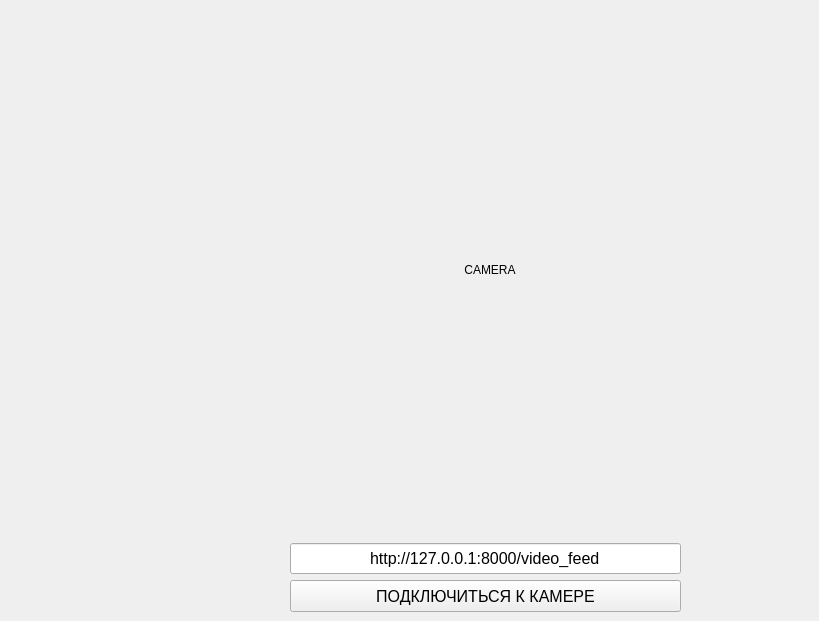
    <widget class="QWidget" name="tabVision">
     <attribute name="title">
      <string>Трансляция</string>
     </attribute>
     <widget class="QLabel" name="lblCamera">
      <property name="geometry">
       <rect>
        <x>170</x>
        <y>30</y>
        <width>640</width>
        <height>480</height>
       </rect>
      </property>
      <property name="autoFillBackground">
       <bool>true</bool>
      </property>
      <property name="styleSheet">
       <string notr="true"/>
      </property>
      <property name="text">
       <string>CAMERA</string>
      </property>
      <property name="alignment">
       <set>Qt::AlignCenter</set>
      </property>
     </widget>
     <widget class="QPushButton" name="btnCamera">
      <property name="geometry">
       <rect>
        <x>290</x>
        <y>580</y>
        <width>391</width>
        <height>32</height>
       </rect>
      </property>
      <property name="font">
       <font>
        <pointsize>12</pointsize>
       </font>
      </property>
      <property name="text">
       <string>ПОДКЛЮЧИТЬСЯ К КАМЕРЕ</string>
      </property>
     </widget>
     <widget class="QLineEdit" name="edIPCamera">
      <property name="geometry">
       <rect>
        <x>290</x>
        <y>543</y>
        <width>391</width>
        <height>31</height>
       </rect>
      </property>
      <property name="font">
       <font>
        <pointsize>12</pointsize>
       </font>
      </property>
      <property name="text">
       <string>http://127.0.0.1:8000/video_feed</string>
      </property>
      <property name="alignment">
       <set>Qt::AlignCenter</set>
      </property>
     </widget>
    </widget>
